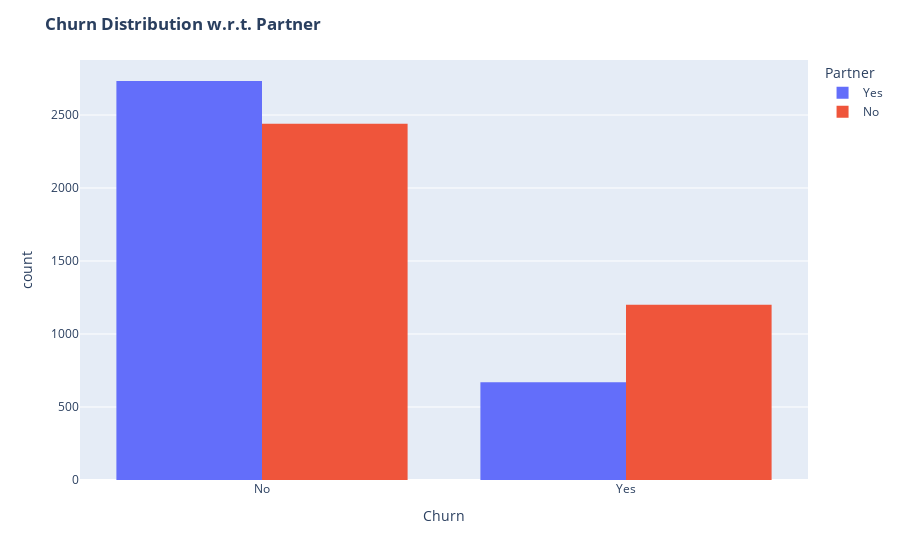

Source (notebook cell):
### Markdown cell above
Customers without dependents are more likely to churn

### Code cell
Partner_map={1:'Yes',0:'No'}
churn_map={0:'No',1:'Yes'}
fig=px.histogram(Data,x=Data['Churn'],color=Data['Partner'],barmode='group',labels={'x':'Churn'})

fig.update_layout(title_text="<b>Churn Distribution w.r.t. Partner </b>")


fig.show()

### Figure 1 — Plotly figure (JSON) as saved in the notebook; plotly's stock layout.template omitted (floating-point values rounded to 4 significant figures; data arrays with more than 128 entries replaced by an {"elided": "..."} marker saying what was removed)
{"data": [{"alignmentgroup": "True", "bingroup": "x", "hovertemplate": "Partner=Yes<br>Churn=%{x}<br>count=%{y}<extra></extra>", "legendgroup": "Yes", "marker": {"color": "#636efa", "pattern": {"shape": ""}}, "name": "Yes", "offsetgroup": "Yes", "orientation": "v", "showlegend": true, "type": "histogram", "x": {"elided": "3402 str values"}, "xaxis": "x", "yaxis": "y"}, {"alignmentgroup": "True", "bingroup": "x", "hovertemplate": "Partner=No<br>Churn=%{x}<br>count=%{y}<extra></extra>", "legendgroup": "No", "marker": {"color": "#EF553B", "pattern": {"shape": ""}}, "name": "No", "offsetgroup": "No", "orientation": "v", "showlegend": true, "type": "histogram", "x": {"elided": "3641 str values"}, "xaxis": "x", "yaxis": "y"}], "layout": {"barmode": "group", "legend": {"title": {"text": "Partner"}, "tracegroupgap": 0}, "margin": {"t": 60}, "title": {"text": "<b>Churn Distribution w.r.t. Partner </b>"}, "xaxis": {"anchor": "y", "domain": [0, 1], "title": {"text": "Churn"}}, "yaxis": {"anchor": "x", "domain": [0, 1], "title": {"text": "count"}}}}
